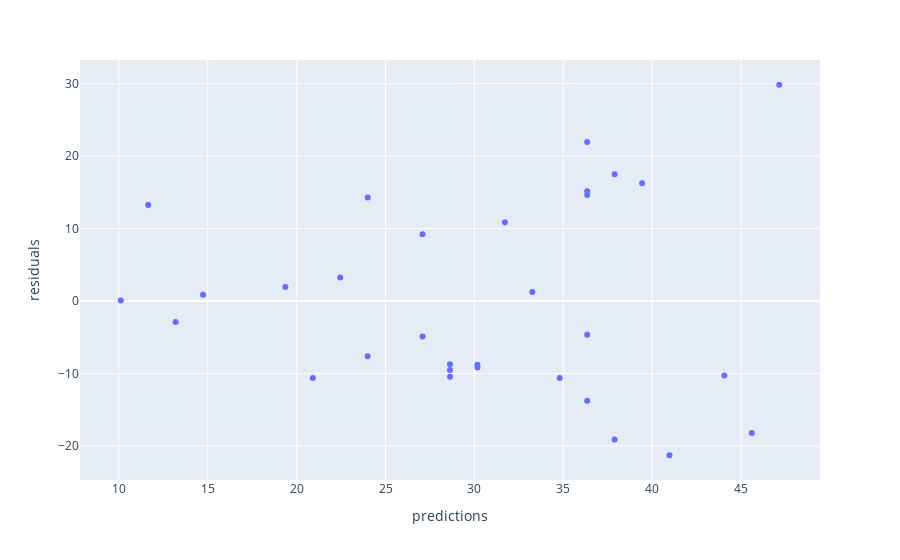

Source (notebook cell):
### Markdown cell above
Check constant variance.

### Code cell
px.scatter(pDataframe, x="predictions", y="residuals")

#<xml xmlns="https://developers.google.com/blockly/xml"><variables><variable id="k#w4n=KvP~*sLy*OW|Jl">px</variable><variable id="CudVpfu+F^ruj_:ZU_(,">pDataframe</variable></variables><block type="varDoMethod_Python" id="O07?sQIdula@ap]/9Ogq" x="222" y="337"><field name="VAR" id="k#w4n=KvP~*sLy*OW|Jl">px</field><field name="MEMBER">scatter</field><data>px:scatter</data><value name="INPUT"><block type="lists_create_with" id="~tHtb;Nbw/OP6#7pB9wX"><mutation items="3"></mutation><value name="ADD0"><block type="variables_get" id="UE)!btph,4mdjsf[F37|"><field name="VAR" id="CudVpfu+F^ruj_:ZU_(,">pDataframe</field></block></value><value name="ADD1"><block type="dummyOutputCodeBlock_Python" id="~L)yq!Jze#v9R[^p;2{O"><field name="CODE">x="predictions"</field></block></value><value name="ADD2"><block type="dummyOutputCodeBlock_Python" id="yu5^$n1zXY3)#RcRx:~;"><field name="CODE">y="residuals"</field></block></value></block></value></block></xml>

### Figure 1 — Plotly figure (JSON) as saved in the notebook; plotly's stock layout.template omitted (floating-point values rounded to 4 significant figures)
{"data": [{"hovertemplate": "predictions=%{x}<br>residuals=%{y}<extra></extra>", "legendgroup": "", "marker": {"color": "#636efa", "symbol": "circle"}, "mode": "markers", "name": "", "orientation": "v", "showlegend": false, "type": "scatter", "x": [20.91, 13.19, 10.11, 24.0, 37.89, 40.97, 14.74, 28.63, 36.34, 28.63, 34.8, 30.17, 30.17, 19.37, 28.63, 27.08, 44.06, 45.6, 22.45, 11.65, 33.26, 36.34, 27.08, 24.0, 31.71, 37.89, 39.43, 36.34, 36.34, 36.34, 47.15], "xaxis": "x", "y": [-10.61, -2.894, 0.09258, -7.598, -19.09, -21.27, 0.8625, -10.43, -13.74, -8.728, -10.6, -9.171, -8.771, 1.932, -9.528, -4.884, -10.26, -18.2, 3.246, 13.25, 1.242, -4.644, 9.216, 14.3, 10.89, 17.51, 16.27, 21.96, 15.16, 14.66, 29.85], "yaxis": "y"}], "layout": {"autosize": true, "legend": {"tracegroupgap": 0}, "margin": {"t": 60}, "xaxis": {"anchor": "y", "autorange": true, "domain": [0, 1], "range": [7.663, 49.59], "title": {"text": "predictions"}, "type": "linear"}, "yaxis": {"anchor": "x", "autorange": true, "domain": [0, 1], "range": [-25.23, 33.81], "title": {"text": "residuals"}, "type": "linear"}}}
